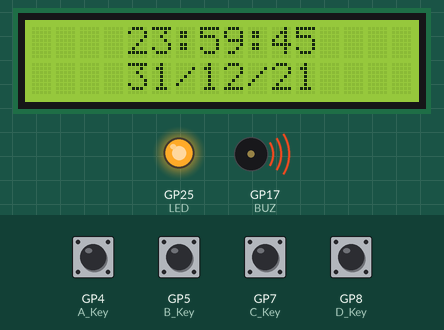
Recording of a program running on a simulated Raspberry Pi Pico running MicroPython. Shown: 16×2 character LCD, output pins drawn as LEDs (lit = HIGH), buzzer (waves = sounding, pin HIGH). Dashed ring = blinking. Inputs (shaded band) come from the test bench; at power-on: GP4 (A_Key), GP5 (B_Key), GP7 (C_Key), GP8 (D_Key) HIGH. The clock reads 2024-03-15 10:24:30 at power-on unless the program sets it; library files of the repository ran but are not shown: PCF8563.py; pins used as bus, display or sensor lines are not drawn.

Above: at 1.2 s.
1.3 s: GP5 (B_Key) pulled LOW for 1.4 s
At 3.32 s:
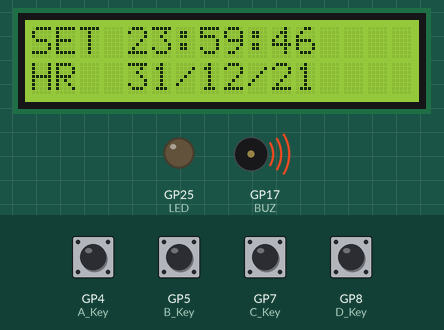
4.5 s: GP7 (C_Key) pulled LOW for 1.4 s
At 4.89 s:
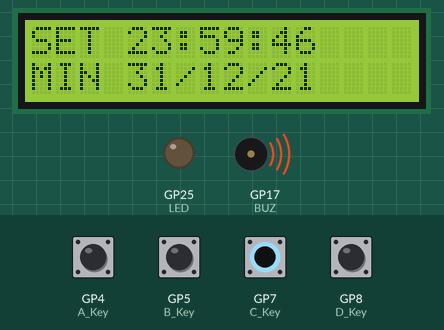
7.4 s: GP4 (A_Key) pulled LOW for 1.4 s
At 7.72 s:
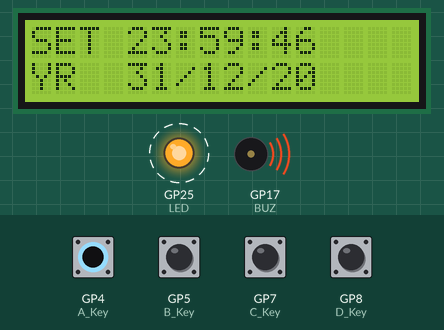
10.3 s: GP7 (C_Key) pulled LOW for 1.4 s
At 12.4 s:
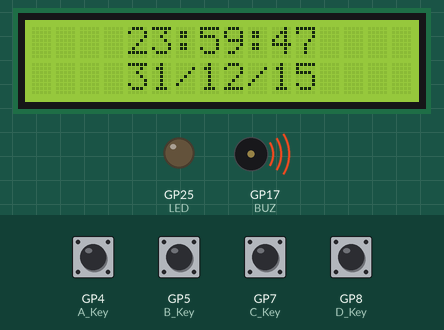
13.2 s: GP5 (B_Key) pulled LOW for 1.4 s
At 14.29 s:
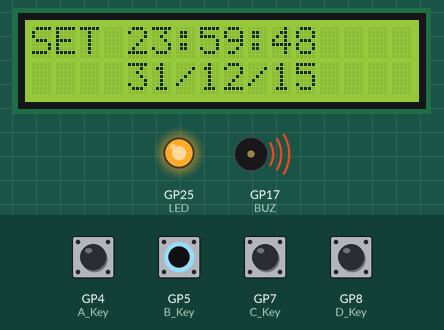
16.1 s: GP8 (D_Key) pulled LOW for 1.4 s
At 16.74 s:
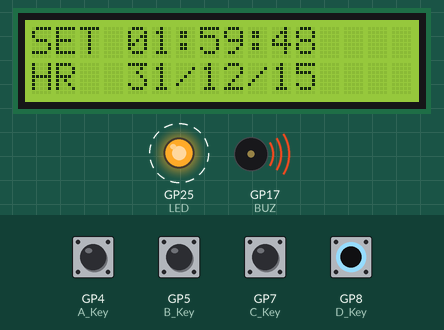
Timing chart, 0 to 19.1 s (numbered marks = the images above; inputs shaded):
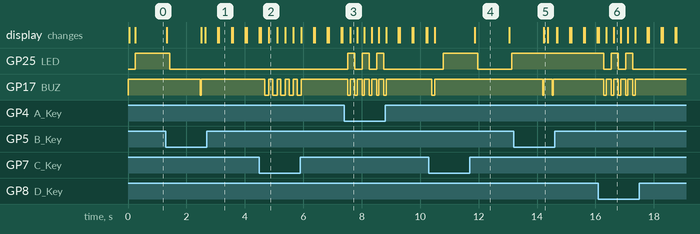

The program:

main.py
```python
from micropython import const
from machine import Pin, I2C
from utime import sleep_ms
from PCF8563 import PCF8563
from LCD import LCD


LCD_RS = const(22)
LCD_EN = const(10)
LCD_D4 = const(18)
LCD_D5 = const(11)
LCD_D6 = const(12)
LCD_D7 = const(28)


i = 0
index = 0
set_read = 0
hour = 23
minute = 59
second = 45
day = 1
date = 31
month = 12
year = 21


LED = Pin(25, Pin.OUT)
BUZ = Pin(17, Pin.OUT)

BUZ.on()

A_Key = Pin(4, Pin.IN, Pin.PULL_UP)
B_Key = Pin(5, Pin.IN, Pin.PULL_UP)
C_Key = Pin(7, Pin.IN, Pin.PULL_UP)
D_Key = Pin(8, Pin.IN, Pin.PULL_UP)

lcd = LCD(LCD_RS, LCD_EN, LCD_D4, LCD_D5, LCD_D6, LCD_D7)

i2c =I2C(1, scl=Pin(3), sda=Pin(2), freq=100000)
rtc = PCF8563(i2c)

rtc.set(hour, minute, second, day, date, month, year)


def set_parameter(value, value_max, value_min, x_pos, y_pos):
    if(D_Key.value() == False):
        BUZ.toggle()
        LED.toggle()
        sleep_ms(10)
        value += 1

    if(value > value_max):
        value = value_min

    if(A_Key.value() == False):
        BUZ.toggle()
        LED.toggle()
        sleep_ms(10)
        value -= 1

    if(value < value_min):
        value = value_max

    lcd.goto_xy(x_pos, y_pos)
    lcd.put_str("  ")
    sleep_ms(10)
    lcd.goto_xy(x_pos, y_pos)
    lcd.put_str(str("%02u" %value))
    sleep_ms(10)
    BUZ.on()

    return value


def RTC_run():
    global set_read, i

    if(B_Key.value() == False):
        sleep_ms(60)
        if(B_Key.value() == False):
            BUZ.toggle()
            set_read = 1

    if(set_read == 1):
        set_time()
    elif(set_read == 0):
        rtc_read()
        rtc_display()


def set_time():
    global set_read, index, i, hour, minute, second, day, date, month, year

    lcd.goto_xy(0, 0)
    lcd.put_str("SET")

    if(C_Key.value() == False):
        BUZ.toggle()
        sleep_ms(40)
        index += 1

    if(index > 6):
        index = 6

    if(B_Key.value() == False):
        BUZ.toggle()
        sleep_ms(40)
        index -= 1

    if(index < 0):
        index = 0

    if(index == 0):
        lcd.goto_xy(0, 1)
        lcd.put_str("HR ")
        hour = set_parameter(hour, 23, 0, 4, 0)

    elif(index == 1):
        lcd.goto_xy(0, 1)
        lcd.put_str("MIN")
        minute = set_parameter(minute, 59, 0, 7, 0)

    elif(index == 2):
        lcd.goto_xy(0, 1)
        lcd.put_str("SEC")
        second = set_parameter(second, 59, 0, 10, 0)

    elif(index == 3):
        lcd.goto_xy(0, 1)
        lcd.put_str("DT ")
        date = set_parameter(date, 31, 1, 4, 1)

    elif(index == 4):
        lcd.goto_xy(0, 1)
        lcd.put_str("MTH")
        month = set_parameter(month, 12, 1, 7, 1)

    elif(index == 5):
        lcd.goto_xy(0, 1)
        lcd.put_str("YR ")
        year = set_parameter(year, 99, 0, 10, 1)

    elif(index == 6):
        day = 1
        rtc.set(hour, minute, second, day, date, month, year)
        lcd.goto_xy(0, 0)
        lcd.put_str("   ")
        lcd.goto_xy(0, 1)
        lcd.put_str("   ")
        BUZ.on()
        set_read = 0
        index = 0

    sleep_ms(100)


def rtc_read():
    global hour, minute, second, day, date, month, year

    hour, minute, second, day, date, month, year = rtc.get()


def rtc_display():
    global hour, minute, second, date, month, year
    lcd.goto_xy(4, 0)
    lcd.put_str(str("%02u:" %hour))
    lcd.goto_xy(7, 0)
    lcd.put_str(str("%02u:" %minute))
    lcd.goto_xy(10, 0)
    lcd.put_str(str("%02u" %second))
    lcd.goto_xy(4, 1)
    lcd.put_str(str("%02u/" %date))
    lcd.goto_xy(7, 1)
    lcd.put_str(str("%02u/" %month))
    lcd.goto_xy(10, 1)
    lcd.put_str(str("%02u" %year))
    LED.toggle()
    sleep_ms(990)


while(True):
    RTC_run()
```

LCD.py
```python
from machine import Pin
from utime import sleep_ms
from micropython import const

clear_display = const(0x01)
goto_home = const(0x02)

cursor_direction_inc = const(0x06)
cursor_direction_dec = const(0x04)
display_shift = const(0x05)
display_no_shift = const(0x04)

display_on = const(0x0C)
display_off = const(0x0A)
cursor_on = const(0x0A)
cursor_off = const(0x08)
blink_on = const(0x09)
blink_off = const(0x08)

_8_pin_interface = const(0x30)
_4_pin_interface = const(0x20)
_2_row_display = const(0x28)
_1_row_display = const(0x20)
_5x10_dots = const(0x60)
_5x7_dots = const(0x20)

line_1_y_pos = const(0x00)
line_2_y_pos = const(0x40)
line_3_y_pos = const(0x14)
line_4_y_pos = const(0x54)

dly = const(2)

DAT = const(1)
CMD = const(0)


class LCD():
    def __init__(self, RS, EN, D4, D5, D6, D7):
        self.rs = Pin(RS, Pin.OUT)
        self.en = Pin(EN, Pin.OUT)
        self.d4 = Pin(D4, Pin.OUT)
        self.d5 = Pin(D5, Pin.OUT)
        self.d6 = Pin(D6, Pin.OUT)
        self.d7 = Pin(D7, Pin.OUT)

        self.init()


    def write(self, value, mode):
        self.rs.value(mode)
        self.send(value)


    def send(self, value):
        self.d7.value(0x01 & (value >> 0x07))
        self.d6.value(0x01 & (value >> 0x06))
        self.d5.value(0x01 & (value >> 0x05))
        self.d4.value(0x01 & (value >> 0x04))
        self.toggle_en()
        self.d7.value(0x01 & (value >> 0x03))
        self.d6.value(0x01 & (value >> 0x02))
        self.d5.value(0x01 & (value >> 0x01))
        self.d4.value(0x01 & value)
        self.toggle_en()


    def toggle_en(self):
        self.en.value(1)
        sleep_ms(dly)
        self.en.value(0)
        sleep_ms(dly)


    def clear_home(self):
        self.write(clear_display, CMD)
        self.write(goto_home, CMD)


    def goto_xy(self, x_pos, y_pos):
        if(y_pos == 1):
            self.write((0x80 | (line_2_y_pos + x_pos)), CMD)

        elif(y_pos == 2):
            self.write((0x80 | (line_3_y_pos + x_pos)), CMD)

        elif(y_pos == 3):
            self.write((0x80 | (line_4_y_pos + x_pos)), CMD)

        else:
            self.write((0x80 | (line_1_y_pos + x_pos)), CMD)


    def init(self):
        sleep_ms(dly)
        self.toggle_en()
        self.write(0x33, CMD)
        self.write(0x32, CMD)

        self.write((_4_pin_interface | _2_row_display | _5x7_dots), CMD)
        self.write((display_on | cursor_off | blink_off), CMD)
        self.write(clear_display, CMD)
        self.write((cursor_direction_inc | display_no_shift), CMD)


    def put_chr(self, ch):
        self.write(ord(ch), DAT)


    def put_str(self, ch_string):
        for chr in ch_string:
            self.put_chr(chr)
```

Measured:
- after the input at 1.3 s, GP25 (LED): goes on until 1.4 s, then stays LOW; GP17 (BUZ): HIGH → LOW after 1.2 s, → HIGH 0.03 s later; the display: first differs from a run without the input after 1.2 s (image 1 shows a later state)
- after the input at 4.5 s, GP17 (BUZ): alternates HIGH for 0.13 s and LOW for 0.14 s, 10 changes in all, then stays HIGH, starting after 0.18 s; the display: first differs from a run without the input after 0.32 s (image 2)
- after the input at 7.4 s, GP25 (LED): alternates HIGH for 0.25 s and LOW for 0.25 s, 6 changes in all, then stays LOW, starting after 0.12 s; GP17 (BUZ): alternates HIGH for 0.17 s and LOW for 0.08 s, 12 changes in all, then stays HIGH, starting after 0.12 s; the display: changes after 0.20 s (image 3)
- after the input at 10.3 s, GP25 (LED): LOW → HIGH after 0.49 s, → LOW 1.2 s later, → HIGH 1.2 s later; GP17 (BUZ): HIGH → LOW after 0.09 s, → HIGH 0.11 s later; the display: first changes after 0.20 s (image 4 shows a later state)
- after the input at 13.2 s, GP25 (LED): stays HIGH (without the input it goes to LOW after 1.1 s); GP17 (BUZ): alternates HIGH for 0.30 s and LOW for 0.03 s, 4 changes in all, then stays HIGH, starting after 0.99 s; the display: changes after 1.0 s (image 5)
- after the input at 16.1 s, GP25 (LED): alternates HIGH for 0.25 s and LOW for 0.25 s, 5 changes in all, then stays LOW, starting after 0.19 s; GP17 (BUZ): alternates HIGH for 0.17 s and LOW for 0.08 s, 10 changes in all, then stays HIGH, starting after 0.19 s
- what the display in image 1 shows lasts 0.4 s, from 3.1 s to 3.5 s
